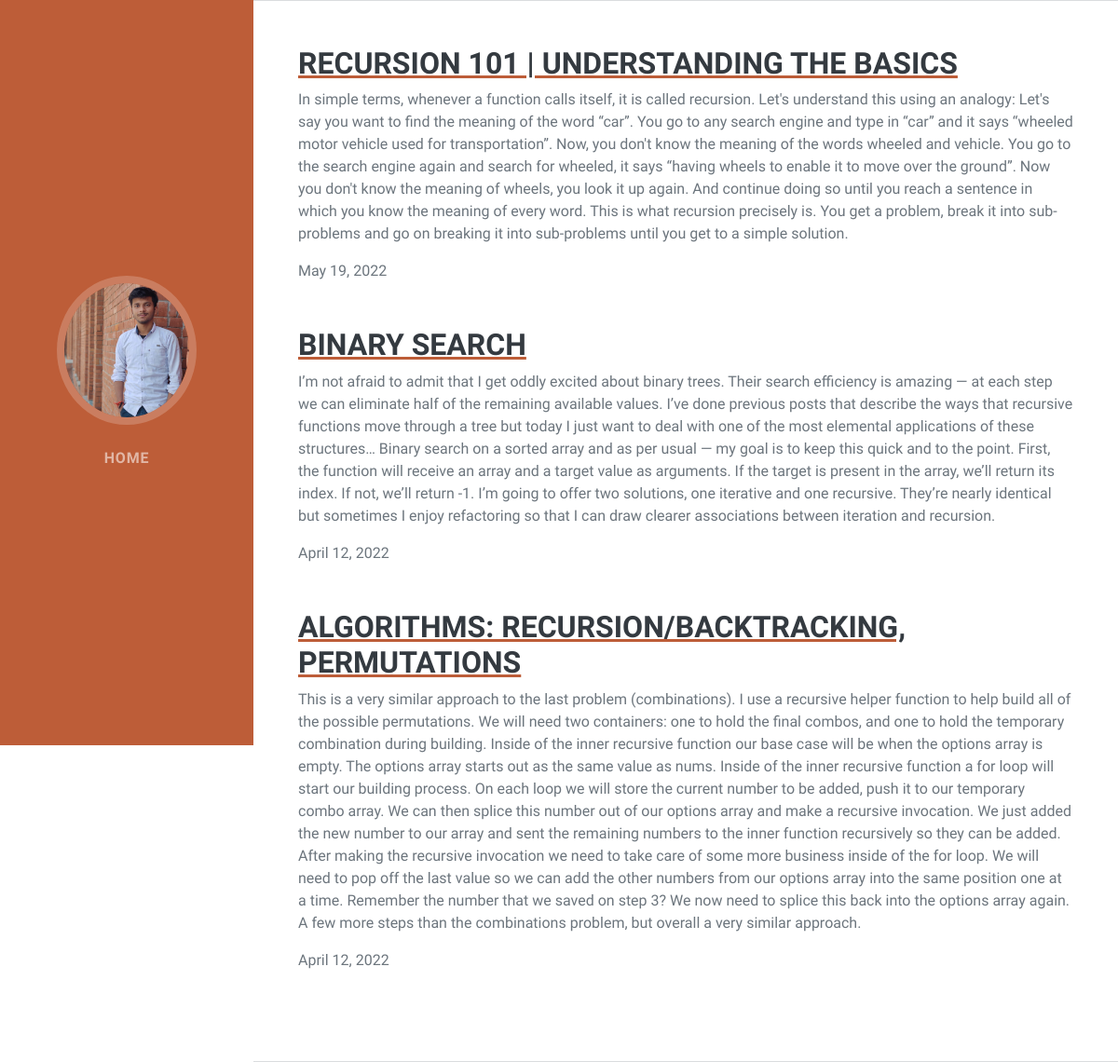
Screenshot of /blog/ with the database file from the repository.
### blog/models.py (models this page shows, shortened)
class Blog(models.Model):
    title = models.CharField(max_length=50)
    description = models.TextField()
    date = models.DateField()
    def get_absolute_url(self):
        return reverse('blog:blog_detail', kwargs={
                'blog_id':self.id
        })

### blog/views.py (the view)
# urls.py: path('', views.all_blogs, name = "blog/all_blogs"),
def all_blogs(request):
    blogs = Blog.objects.order_by('-date')
    context = {
        'blogs':blogs
    }
    return render(request, 'blog/all_blogs.html', context)

### blog/templates/blog/all_blogs.html (shortened to what this page needs)
<!DOCTYPE html>
{% load static  %}
<html lang="en">
    <head>
        <link href="{% static 'css/styles.css' %}" rel="stylesheet" />
    </head>
    <body id="page-top">
        <nav class="navbar navbar-expand-lg navbar-dark bg-primary fixed-top" id="sideNav">
            <a class="navbar-brand js-scroll-trigger" href="#page-top">
                <span class="d-none d-lg-block"><img class="img-fluid img-profile rounded-circle mx-auto mb-2" src="{% static 'assets/img/pic_edit.jpeg' %}" alt="..." /></span>
            </a>
            <div class="collapse navbar-collapse" id="navbarResponsive">
                <ul class="navbar-nav">
                    <li class="nav-item">
                      <a class="nav-link js-scroll-trigger" href="{% url 'index' %}">Home</a>
                    </li>
                  </ul>
            </div>
        </nav>
        <div class="container-fluid p-0">
            <section class="resume-section p-3 p-lg-5 d-flex align-items-center" id="interests">
                <div class="w-100">
                  {% for blog in blogs %}
                  <a href="{{ blog.get_absolute_url }}"><h3 class="mb-2">{{ blog.title }}</h3></a>
                  <p>{{ blog.description }}</p>
                  <p class="mb-0">{{ blog.date }}</p><br><br>
                  {% endfor %}
                </div>
              </section>
    </body>
</html>

### rows the page displays
Blog: title "RECURSION 101 | UNDERSTANDING THE BASICS", description "In simple terms, whenever a function calls itself, it is called recursion. Let's understand this using an analogy: Let's say you want to find the meaning of the word “car”. You go to any search engine and type in “car” and it says “wheeled motor vehicle used for transportation”. Now, you don't know the meaning of the words wheeled and vehicle. You go to the search engine again and search for wheeled, it says “having wheels to enable it to move over the ground”. Now you don't know the meaning of wheels, you look it up again. And continue doing so until you reach a sentence in which you know the meaning of every word. This is what recursion precisely is. You get a problem, break it into…", date "May 19, 2022"
Blog: title "BINARY SEARCH", description "I’m not afraid to admit that I get oddly excited about binary trees. Their search efficiency is amazing — at each step we can eliminate half of the remaining available values. I’ve done previous posts that describe the ways that recursive functions move through a tree but today I just want to deal with one of the most elemental applications of these structures… Binary search on a sorted array and as per usual — my goal is to keep this quick and to the point. First, the function will receive an array and a target value as arguments. If the target is present in the array, we’ll return its index. If not, we’ll return -1. I’m going to offer two solutions, one iterative and one recursive.…", date "April 12, 2022"
Blog: title "ALGORITHMS: RECURSION/BACKTRACKING, PERMUTATIONS", description "This is a very similar approach to the last problem (combinations). I use a recursive helper function to help build all of the possible permutations. We will need two containers: one to hold the final combos, and one to hold the temporary combination during building. Inside of the inner recursive function our base case will be when the options array is empty. The options array starts out as the same value as nums. Inside of the inner recursive function a for loop will start our building process. On each loop we will store the current number to be added, push it to our temporary combo array. We can then splice this number out of our options array and make a recursive invocation. We just…", date "April 12, 2022"
